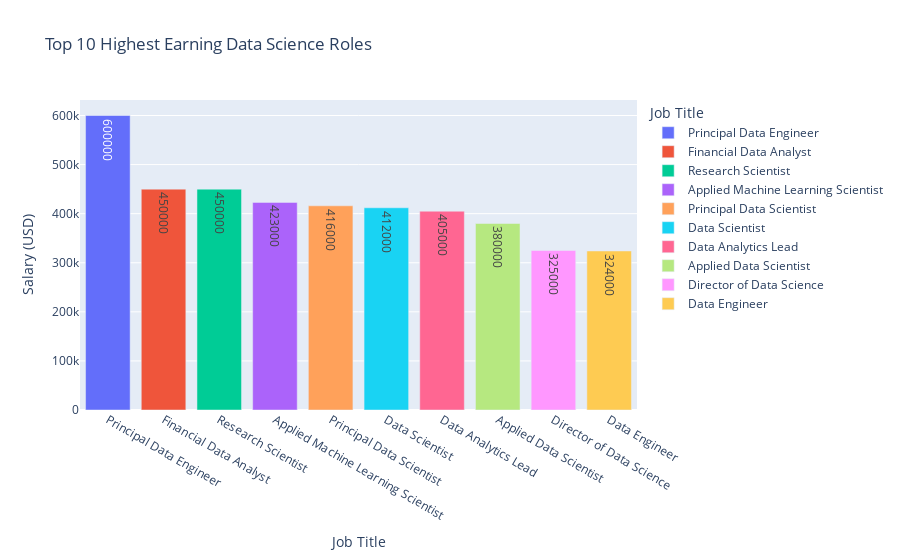

This figure's notebook cell:
### Code cell
# What are the jobs with the highest pay
highestSalary = data.groupby('job_title',as_index=False)['salary_in_usd'].max().sort_values(by='salary_in_usd',ascending=False).head(rank) # Top 10 highest salaried jobs (with respect to USD)

fig=px.bar(highestSalary,x='job_title',y='salary_in_usd',color='job_title',labels={'job_title':'Job Title','salary_in_usd':'Salary (USD)'},text='salary_in_usd',title='Top 10 Highest Earning Data Science Roles')
fig.show()

### Figure 1 — Plotly figure (JSON) as saved in the notebook; plotly's stock layout.template omitted (floating-point values rounded to 4 significant figures)
{"data": [{"alignmentgroup": "True", "hovertemplate": "Job Title=%{x}<br>Salary (USD)=%{text}<extra></extra>", "legendgroup": "Principal Data Engineer", "marker": {"color": "#636efa", "pattern": {"shape": ""}}, "name": "Principal Data Engineer", "offsetgroup": "Principal Data Engineer", "orientation": "v", "showlegend": true, "text": [600000], "textposition": "auto", "type": "bar", "x": ["Principal Data Engineer"], "xaxis": "x", "y": [600000], "yaxis": "y"}, {"alignmentgroup": "True", "hovertemplate": "Job Title=%{x}<br>Salary (USD)=%{text}<extra></extra>", "legendgroup": "Financial Data Analyst", "marker": {"color": "#EF553B", "pattern": {"shape": ""}}, "name": "Financial Data Analyst", "offsetgroup": "Financial Data Analyst", "orientation": "v", "showlegend": true, "text": [450000], "textposition": "auto", "type": "bar", "x": ["Financial Data Analyst"], "xaxis": "x", "y": [450000], "yaxis": "y"}, {"alignmentgroup": "True", "hovertemplate": "Job Title=%{x}<br>Salary (USD)=%{text}<extra></extra>", "legendgroup": "Research Scientist", "marker": {"color": "#00cc96", "pattern": {"shape": ""}}, "name": "Research Scientist", "offsetgroup": "Research Scientist", "orientation": "v", "showlegend": true, "text": [450000], "textposition": "auto", "type": "bar", "x": ["Research Scientist"], "xaxis": "x", "y": [450000], "yaxis": "y"}, {"alignmentgroup": "True", "hovertemplate": "Job Title=%{x}<br>Salary (USD)=%{text}<extra></extra>", "legendgroup": "Applied Machine Learning Scientist", "marker": {"color": "#ab63fa", "pattern": {"shape": ""}}, "name": "Applied Machine Learning Scientist", "offsetgroup": "Applied Machine Learning Scientist", "orientation": "v", "showlegend": true, "text": [423000], "textposition": "auto", "type": "bar", "x": ["Applied Machine Learning Scientist"], "xaxis": "x", "y": [423000], "yaxis": "y"}, {"alignmentgroup": "True", "hovertemplate": "Job Title=%{x}<br>Salary (USD)=%{text}<extra></extra>", "legendgroup": "Principal Data Scientist", "marker": {"color": "#FFA15A", "pattern": {"shape": ""}}, "name": "Principal Data Scientist", "offsetgroup": "Principal Data Scientist", "orientation": "v", "showlegend": true, "text": [416000], "textposition": "auto", "type": "bar", "x": ["Principal Data Scientist"], "xaxis": "x", "y": [416000], "yaxis": "y"}, {"alignmentgroup": "True", "hovertemplate": "Job Title=%{x}<br>Salary (USD)=%{text}<extra></extra>", "legendgroup": "Data Scientist", "marker": {"color": "#19d3f3", "pattern": {"shape": ""}}, "name": "Data Scientist", "offsetgroup": "Data Scientist", "orientation": "v", "showlegend": true, "text": [412000], "textposition": "auto", "type": "bar", "x": ["Data Scientist"], "xaxis": "x", "y": [412000], "yaxis": "y"}, {"alignmentgroup": "True", "hovertemplate": "Job Title=%{x}<br>Salary (USD)=%{text}<extra></extra>", "legendgroup": "Data Analytics Lead", "marker": {"color": "#FF6692", "pattern": {"shape": ""}}, "name": "Data Analytics Lead", "offsetgroup": "Data Analytics Lead", "orientation": "v", "showlegend": true, "text": [405000], "textposition": "auto", "type": "bar", "x": ["Data Analytics Lead"], "xaxis": "x", "y": [405000], "yaxis": "y"}, {"alignmentgroup": "True", "hovertemplate": "Job Title=%{x}<br>Salary (USD)=%{text}<extra></extra>", "legendgroup": "Applied Data Scientist", "marker": {"color": "#B6E880", "pattern": {"shape": ""}}, "name": "Applied Data Scientist", "offsetgroup": "Applied Data Scientist", "orientation": "v", "showlegend": true, "text": [380000], "textposition": "auto", "type": "bar", "x": ["Applied Data Scientist"], "xaxis": "x", "y": [380000], "yaxis": "y"}, {"alignmentgroup": "True", "hovertemplate": "Job Title=%{x}<br>Salary (USD)=%{text}<extra></extra>", "legendgroup": "Director of Data Science", "marker": {"color": "#FF97FF", "pattern": {"shape": ""}}, "name": "Director of Data Science", "offsetgroup": "Director of Data Science", "orientation": "v", "showlegend": true, "text": [325000], "textposition": "auto", "type": "bar", "x": ["Director of Data Science"], "xaxis": "x", "y": [325000], "yaxis": "y"}, {"alignmentgroup": "True", "hovertemplate": "Job Title=%{x}<br>Salary (USD)=%{text}<extra></extra>", "legendgroup": "Data Engineer", "marker": {"color": "#FECB52", "pattern": {"shape": ""}}, "name": "Data Engineer", "offsetgroup": "Data Engineer", "orientation": "v", "showlegend": true, "text": [324000], "textposition": "auto", "type": "bar", "x": ["Data Engineer"], "xaxis": "x", "y": [324000], "yaxis": "y"}], "layout": {"barmode": "relative", "legend": {"title": {"text": "Job Title"}, "tracegroupgap": 0}, "title": {"text": "Top 10 Highest Earning Data Science Roles"}, "xaxis": {"anchor": "y", "categoryarray": ["Principal Data Engineer", "Financial Data Analyst", "Research Scientist", "Applied Machine Learning Scientist", "Principal Data Scientist", "Data Scientist", "Data Analytics Lead", "Applied Data Scientist", "Director of Data Science", "Data Engineer"], "categoryorder": "array", "domain": [0, 1], "title": {"text": "Job Title"}}, "yaxis": {"anchor": "x", "domain": [0, 1], "title": {"text": "Salary (USD)"}}}}
